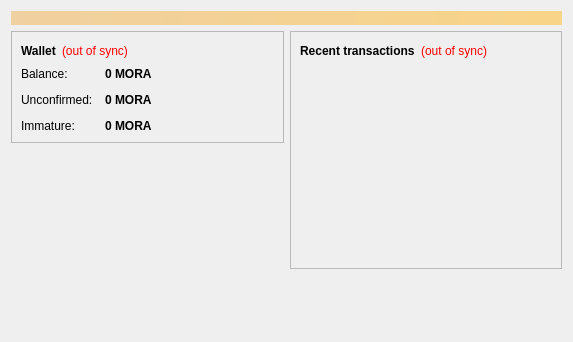
<?xml version="1.0" encoding="UTF-8"?>
<ui version="4.0">
 <class>OverviewPage</class>
 <widget class="QWidget" name="OverviewPage">
  <property name="geometry">
   <rect>
    <x>0</x>
    <y>0</y>
    <width>573</width>
    <height>342</height>
   </rect>
  </property>
  <property name="windowTitle">
   <string>Form</string>
  </property>
  <layout class="QVBoxLayout" name="topLayout">
   <item>
    <widget class="QLabel" name="labelAlerts">
     <property name="visible">
      <bool>false</bool>
     </property>
     <property name="styleSheet">
      <string notr="true">background-color: qlineargradient(x1: 0, y1: 0, x2: 1, y2: 0, stop:0 #F0D0A0, stop:1 #F8D488); color:#000000;</string>
     </property>
     <property name="wordWrap">
      <bool>true</bool>
     </property>
     <property name="margin">
      <number>3</number>
     </property>
    </widget>
   </item>
   <item>
    <layout class="QHBoxLayout" name="horizontalLayout" stretch="1,1">
     <item>
      <layout class="QVBoxLayout" name="verticalLayout_2">
       <item>
        <widget class="QFrame" name="frame">
         <property name="frameShape">
          <enum>QFrame::StyledPanel</enum>
         </property>
         <property name="frameShadow">
          <enum>QFrame::Raised</enum>
         </property>
         <layout class="QVBoxLayout" name="verticalLayout_4">
          <item>
           <layout class="QHBoxLayout" name="horizontalLayout_4">
            <item>
             <widget class="QLabel" name="label_5">
              <property name="font">
               <font>
                <weight>75</weight>
                <bold>true</bold>
               </font>
              </property>
              <property name="text">
               <string>Wallet</string>
              </property>
             </widget>
            </item>
            <item>
             <widget class="QLabel" name="labelWalletStatus">
              <property name="toolTip">
               <string>The displayed information may be out of date. Your wallet automatically synchronizes with the Moracoin network after a connection is established, but this process has not completed yet.</string>
              </property>
              <property name="styleSheet">
               <string notr="true">QLabel { color: red; }</string>
              </property>
              <property name="text">
               <string notr="true">(out of sync)</string>
              </property>
              <property name="alignment">
               <set>Qt::AlignLeading|Qt::AlignLeft|Qt::AlignVCenter</set>
              </property>
             </widget>
            </item>
            <item>
             <spacer name="horizontalSpacer_2">
              <property name="orientation">
               <enum>Qt::Horizontal</enum>
              </property>
              <property name="sizeHint" stdset="0">
               <size>
                <width>40</width>
                <height>20</height>
               </size>
              </property>
             </spacer>
            </item>
           </layout>
          </item>
          <item>
           <layout class="QFormLayout" name="formLayout_2">
            <property name="fieldGrowthPolicy">
             <enum>QFormLayout::AllNonFixedFieldsGrow</enum>
            </property>
            <property name="horizontalSpacing">
             <number>12</number>
            </property>
            <property name="verticalSpacing">
             <number>12</number>
            </property>
            <item row="0" column="0">
             <widget class="QLabel" name="label">
              <property name="text">
               <string>Balance:</string>
              </property>
             </widget>
            </item>
            <item row="0" column="1">
             <widget class="QLabel" name="labelBalance">
              <property name="font">
               <font>
                <weight>75</weight>
                <bold>true</bold>
               </font>
              </property>
              <property name="cursor">
               <cursorShape>IBeamCursor</cursorShape>
              </property>
              <property name="toolTip">
               <string>Your current balance</string>
              </property>
              <property name="text">
               <string notr="true">0 MORA</string>
              </property>
              <property name="textInteractionFlags">
               <set>Qt::LinksAccessibleByMouse|Qt::TextSelectableByKeyboard|Qt::TextSelectableByMouse</set>
              </property>
             </widget>
            </item>
            <item row="1" column="0">
             <widget class="QLabel" name="label_3">
              <property name="text">
               <string>Unconfirmed:</string>
              </property>
             </widget>
            </item>
            <item row="1" column="1">
             <widget class="QLabel" name="labelUnconfirmed">
              <property name="font">
               <font>
                <weight>75</weight>
                <bold>true</bold>
               </font>
              </property>
              <property name="cursor">
               <cursorShape>IBeamCursor</cursorShape>
              </property>
              <property name="toolTip">
               <string>Total of transactions that have yet to be confirmed, and do not yet count toward the current balance</string>
              </property>
              <property name="text">
               <string notr="true">0 MORA</string>
              </property>
              <property name="textInteractionFlags">
               <set>Qt::LinksAccessibleByMouse|Qt::TextSelectableByKeyboard|Qt::TextSelectableByMouse</set>
              </property>
             </widget>
            </item>
            <item row="2" column="0">
             <widget class="QLabel" name="labelImmatureText">
              <property name="text">
               <string>Immature:</string>
              </property>
             </widget>
            </item>
            <item row="2" column="1">
             <widget class="QLabel" name="labelImmature">
              <property name="font">
               <font>
                <weight>75</weight>
                <bold>true</bold>
               </font>
              </property>
              <property name="toolTip">
               <string>Mined balance that has not yet matured</string>
              </property>
              <property name="text">
               <string notr="true">0 MORA</string>
              </property>
              <property name="textInteractionFlags">
               <set>Qt::LinksAccessibleByMouse|Qt::TextSelectableByKeyboard|Qt::TextSelectableByMouse</set>
              </property>
             </widget>
            </item>
           </layout>
          </item>
         </layout>
        </widget>
       </item>
	   <item>
        <widget class="QLabel" name="label_wallet_bgcoin">
         <property name="text">
          <string/>
         </property>
         <property name="pixmap">
          <pixmap resource="../bitcoin.qrc">:/images/wallet_bgcoin</pixmap>
         </property>
         <property name="scaledContents">
          <bool>false</bool>
         </property>
         <property name="alignment">
          <set>Qt::AlignCenter</set>
         </property>
         <property name="margin">
          <number>70</number>
         </property>
        </widget>
       </item>
       <item>
        <spacer name="verticalSpacer">
         <property name="orientation">
          <enum>Qt::Vertical</enum>
         </property>
         <property name="sizeHint" stdset="0">
          <size>
           <width>20</width>
           <height>40</height>
          </size>
         </property>
        </spacer>
       </item>
      </layout>
     </item>
     <item>
      <layout class="QVBoxLayout" name="verticalLayout_3">
       <item>
        <widget class="QFrame" name="frame_2">
         <property name="frameShape">
          <enum>QFrame::StyledPanel</enum>
         </property>
         <property name="frameShadow">
          <enum>QFrame::Raised</enum>
         </property>
         <layout class="QVBoxLayout" name="verticalLayout">
          <item>
           <layout class="QHBoxLayout" name="horizontalLayout_2">
            <item>
             <widget class="QLabel" name="label_4">
              <property name="text">
               <string>&lt;b&gt;Recent transactions&lt;/b&gt;</string>
              </property>
             </widget>
            </item>
            <item>
             <widget class="QLabel" name="labelTransactionsStatus">
              <property name="toolTip">
               <string>The displayed information may be out of date. Your wallet automatically synchronizes with the Moracoin network after a connection is established, but this process has not completed yet.</string>
              </property>
              <property name="styleSheet">
               <string notr="true">QLabel { color: red; }</string>
              </property>
              <property name="text">
               <string notr="true">(out of sync)</string>
              </property>
              <property name="alignment">
               <set>Qt::AlignRight|Qt::AlignTrailing|Qt::AlignVCenter</set>
              </property>
             </widget>
            </item>
            <item>
             <spacer name="horizontalSpacer">
              <property name="orientation">
               <enum>Qt::Horizontal</enum>
              </property>
              <property name="sizeHint" stdset="0">
               <size>
                <width>40</width>
                <height>20</height>
               </size>
              </property>
             </spacer>
            </item>
           </layout>
          </item>
          <item>
           <widget class="QListView" name="listTransactions">
            <property name="styleSheet">
             <string notr="true">QListView { background: transparent; }</string>
            </property>
            <property name="frameShape">
             <enum>QFrame::NoFrame</enum>
            </property>
            <property name="verticalScrollBarPolicy">
             <enum>Qt::ScrollBarAlwaysOff</enum>
            </property>
            <property name="horizontalScrollBarPolicy">
             <enum>Qt::ScrollBarAlwaysOff</enum>
            </property>
            <property name="selectionMode">
             <enum>QAbstractItemView::NoSelection</enum>
            </property>
           </widget>
          </item>
         </layout>
        </widget>
       </item>
       <item>
        <spacer name="verticalSpacer_2">
         <property name="orientation">
          <enum>Qt::Vertical</enum>
         </property>
         <property name="sizeHint" stdset="0">
          <size>
           <width>20</width>
           <height>40</height>
          </size>
         </property>
        </spacer>
       </item>
      </layout>
     </item>
    </layout>
   </item>
  </layout>
 </widget>
 <resources/>
 <connections/>
</ui>
